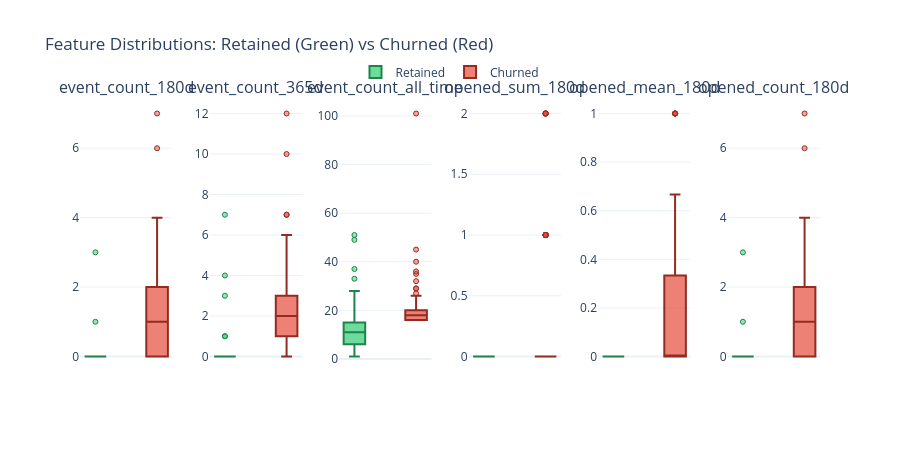

The notebook cell this image was saved under:
### Markdown cell above
### Interpreting Effect Sizes (Cohen's d)

| Effect Size | Interpretation | What It Means for Modeling |
|-------------|----------------|---------------------------|
| \|d\| ≥ 0.8 | Large | Strong discriminator - prioritize this feature |
| \|d\| = 0.5-0.8 | Medium | Useful predictor - include in model |
| \|d\| = 0.2-0.5 | Small | Weak but may help in combination with others |
| \|d\| < 0.2 | Negligible | Limited predictive value alone |

**🎯 Actionable Insights:**
- **Features with large effects** are your best predictors - ensure they're included in your model
- **Direction matters**: "Higher in retained" means customers with high values tend to stay; use this for threshold-based business rules
- **Features with small/negligible effects** may still be useful in combination or as interaction terms

**⚠️ Cautions:**
- Effect size assumes roughly normal distributions - check skewness in notebook 03
- Large effects could be due to confounding variables - validate with domain knowledge
- Correlation ≠ causation: high engagement may not *cause* retention

### Box Plot Visualization

**📈 How to Read the Box Plots Below:**
- **Well-separated boxes** (little/no overlap) → Feature clearly distinguishes retained vs churned
- **Different medians** (center lines at different heights) → Groups have different typical values
- **Many outliers in one group** → May indicate subpopulations worth investigating

### Code cell
if findings.target_column and findings.target_column in df.columns:
    target = findings.target_column

    feature_cols = [
        name for name, col in findings.columns.items()
        if col.inferred_type in [ColumnType.NUMERIC_CONTINUOUS, ColumnType.NUMERIC_DISCRETE]
        and name != target
        and name not in TEMPORAL_METADATA_COLS
    ]

    if feature_cols:
        n_features = min(len(feature_cols), 6)
        plot_cols = feature_cols[:n_features]

        # Collect box-plot columns + target in a single call
        _box_data = df[plot_cols + [target]].to_numpy() if hasattr(df, 'to_spark') else df[plot_cols + [target]].values
        _box_target = _box_data[:, -1]

        fig = make_subplots(
            rows=1, cols=n_features,
            subplot_titles=plot_cols,
            horizontal_spacing=0.05
        )

        for i, col in enumerate(plot_cols):
            col_num = i + 1
            col_vals = _box_data[:, i]

            retained_mask = _box_target == 1
            retained_vals = col_vals[retained_mask]
            retained_data = retained_vals[~np.isnan(retained_vals)]

            churned_mask = _box_target == 0
            churned_vals = col_vals[churned_mask]
            churned_data = churned_vals[~np.isnan(churned_vals)]

            fig.add_trace(
                go.Box(
                    y=retained_data,
                    name='Retained',
                    fillcolor='rgba(46, 204, 113, 0.7)',
                    line=dict(color='#1e8449', width=2),
                    marker=dict(color='rgba(46, 204, 113, 0.5)', size=5,
                                line=dict(color='#1e8449', width=1)),
                    boxpoints='outliers', width=0.35,
                    showlegend=(i == 0), legendgroup='retained', offsetgroup='retained'
                ),
                row=1, col=col_num
            )

            fig.add_trace(
                go.Box(
                    y=churned_data,
                    name='Churned',
                    fillcolor='rgba(231, 76, 60, 0.7)',
                    line=dict(color='#922b21', width=2),
                    marker=dict(color='rgba(231, 76, 60, 0.5)', size=5,
                                line=dict(color='#922b21', width=1)),
                    boxpoints='outliers', width=0.35,
                    showlegend=(i == 0), legendgroup='churned', offsetgroup='churned'
                ),
                row=1, col=col_num
            )

        fig.update_layout(
            height=450,
            title_text="Feature Distributions: Retained (Green) vs Churned (Red)",
            template='plotly_white', showlegend=True,
            legend=dict(orientation="h", yanchor="bottom", y=1.05, xanchor="center", x=0.5),
            boxmode='group', boxgap=0.3, boxgroupgap=0.1
        )
        fig.update_xaxes(showticklabels=False)
        display_figure(fig)

        # Reuse bulk class_stats for mean comparison (no extra Spark jobs)
        print("\n📊 MEAN COMPARISON BY RETENTION STATUS:")
        print("-" * 70)
        for col in plot_cols:
            if _effect_sizes_result and col in _effect_sizes_result.class_stats:
                stats = _effect_sizes_result.class_stats[col]
                retained_mean = stats["mean_1"]
                churned_mean = stats["mean_0"]
            else:
                retained_mean = float(df[df[target] == 1][col].mean())
                churned_mean = float(df[df[target] == 0][col].mean())
            diff_pct = ((retained_mean - churned_mean) / churned_mean * 100) if churned_mean != 0 else 0
            print(f"  {col}:")
            print(f"     Retained: {retained_mean:.2f}  |  Churned: {churned_mean:.2f}  |  Diff: {diff_pct:+.1f}%")

### Figure 1 — Plotly figure (JSON) as saved in the notebook; plotly's stock layout.template omitted (floating-point values rounded to 4 significant figures)
{"data": [{"boxpoints": "outliers", "fillcolor": "rgba(46, 204, 113, 0.7)", "legendgroup": "retained", "line": {"color": "#1e8449", "width": 2}, "marker": {"color": "rgba(46, 204, 113, 0.5)", "line": {"color": "#1e8449", "width": 1}, "size": 5}, "name": "Retained", "offsetgroup": "retained", "showlegend": true, "type": "box", "width": 0.35, "xaxis": "x", "y": [0.0, 0.0, 0.0, 0.0, 0.0, 0.0, 0.0, 0.0, 0.0, 0.0, 0.0, 0.0, 0.0, 0.0, 0.0, 0.0, 0.0, 0.0, 0.0, 0.0, 0.0, 0.0, 0.0, 0.0, 0.0, 0.0, 0.0, 0.0, 0.0, 0.0, 3.0, 0.0, 0.0, 0.0, 0.0, 0.0, 0.0, 0.0, 0.0, 0.0, 0.0, 0.0, 0.0, 0.0, 0.0, 0.0, 1.0, 0.0, 0.0, 0.0, 0.0, 0.0, 0.0, 0.0, 0.0, 0.0, 0.0, 0.0, 0.0, 0.0, 0.0, 0.0, 0.0, 0.0, 0.0, 0.0, 0.0, 0.0, 0.0, 0.0, 0.0, 0.0, 0.0, 0.0, 0.0, 0.0, 0.0, 0.0, 0.0, 0.0, 0.0, 0.0, 0.0, 0.0, 0.0, 0.0, 0.0, 0.0, 0.0, 0.0, 0.0, 0.0, 0.0, 0.0], "yaxis": "y"}, {"boxpoints": "outliers", "fillcolor": "rgba(231, 76, 60, 0.7)", "legendgroup": "churned", "line": {"color": "#922b21", "width": 2}, "marker": {"color": "rgba(231, 76, 60, 0.5)", "line": {"color": "#922b21", "width": 1}, "size": 5}, "name": "Churned", "offsetgroup": "churned", "showlegend": true, "type": "box", "width": 0.35, "xaxis": "x", "y": [1.0, 0.0, 2.0, 2.0, 3.0, 1.0, 0.0, 2.0, 2.0, 1.0, 0.0, 0.0, 2.0, 0.0, 1.0, 1.0, 0.0, 1.0, 1.0, 1.0, 0.0, 0.0, 4.0, 7.0, 2.0, 0.0, 0.0, 1.0, 1.0, 3.0, 0.0, 1.0, 2.0, 0.0, 3.0, 0.0, 2.0, 0.0, 4.0, 0.0, 2.0, 1.0, 1.0, 6.0, 0.0, 1.0, 0.0, 2.0, 0.0, 0.0, 2.0, 1.0, 2.0, 3.0, 3.0, 0.0, 1.0, 0.0, 1.0, 2.0, 4.0, 0.0, 2.0, 0.0, 0.0, 0.0, 1.0, 1.0, 1.0, 2.0, 0.0, 1.0, 2.0, 1.0, 1.0, 1.0, 0.0, 1.0, 0.0, 0.0, 1.0, 1.0, 2.0, 0.0, 0.0, 1.0, 0.0, 0.0, 2.0, 3.0, 3.0, 0.0, 4.0, 2.0, 2.0, 0.0, 2.0, 2.0, 2.0, 1.0, 3.0, 1.0, 0.0, 0.0, 1.0, 2.0], "yaxis": "y"}, {"boxpoints": "outliers", "fillcolor": "rgba(46, 204, 113, 0.7)", "legendgroup": "retained", "line": {"color": "#1e8449", "width": 2}, "marker": {"color": "rgba(46, 204, 113, 0.5)", "line": {"color": "#1e8449", "width": 1}, "size": 5}, "name": "Retained", "offsetgroup": "retained", "showlegend": false, "type": "box", "width": 0.35, "xaxis": "x2", "y": [0.0, 0.0, 0.0, 0.0, 0.0, 1.0, 0.0, 0.0, 0.0, 0.0, 1.0, 0.0, 0.0, 0.0, 0.0, 0.0, 0.0, 0.0, 3.0, 0.0, 0.0, 0.0, 0.0, 0.0, 0.0, 0.0, 0.0, 0.0, 0.0, 0.0, 7.0, 0.0, 0.0, 0.0, 0.0, 0.0, 0.0, 0.0, 0.0, 0.0, 0.0, 0.0, 0.0, 0.0, 0.0, 0.0, 4.0, 0.0, 0.0, 0.0, 0.0, 0.0, 0.0, 0.0, 0.0, 0.0, 0.0, 0.0, 0.0, 0.0, 0.0, 0.0, 0.0, 0.0, 0.0, 0.0, 0.0, 0.0, 0.0, 0.0, 0.0, 0.0, 0.0, 0.0, 0.0, 0.0, 0.0, 0.0, 0.0, 0.0, 0.0, 0.0, 0.0, 0.0, 0.0, 0.0, 0.0, 0.0, 0.0, 0.0, 0.0, 0.0, 0.0, 0.0], "yaxis": "y2"}, {"boxpoints": "outliers", "fillcolor": "rgba(231, 76, 60, 0.7)", "legendgroup": "churned", "line": {"color": "#922b21", "width": 2}, "marker": {"color": "rgba(231, 76, 60, 0.5)", "line": {"color": "#922b21", "width": 1}, "size": 5}, "name": "Churned", "offsetgroup": "churned", "showlegend": false, "type": "box", "width": 0.35, "xaxis": "x2", "y": [4.0, 0.0, 2.0, 3.0, 3.0, 2.0, 1.0, 3.0, 3.0, 2.0, 0.0, 1.0, 2.0, 0.0, 3.0, 1.0, 1.0, 1.0, 2.0, 1.0, 0.0, 2.0, 5.0, 12.0, 5.0, 1.0, 1.0, 1.0, 2.0, 3.0, 1.0, 1.0, 6.0, 2.0, 4.0, 2.0, 2.0, 1.0, 6.0, 0.0, 2.0, 1.0, 1.0, 10.0, 2.0, 2.0, 0.0, 2.0, 2.0, 1.0, 2.0, 2.0, 4.0, 7.0, 3.0, 1.0, 2.0, 2.0, 2.0, 4.0, 5.0, 0.0, 4.0, 1.0, 0.0, 1.0, 7.0, 2.0, 2.0, 3.0, 1.0, 2.0, 3.0, 1.0, 2.0, 1.0, 0.0, 1.0, 3.0, 2.0, 1.0, 2.0, 3.0, 2.0, 1.0, 2.0, 4.0, 2.0, 3.0, 3.0, 5.0, 4.0, 6.0, 4.0, 3.0, 1.0, 3.0, 4.0, 4.0, 4.0, 4.0, 2.0, 1.0, 3.0, 3.0, 3.0], "yaxis": "y2"}, {"boxpoints": "outliers", "fillcolor": "rgba(46, 204, 113, 0.7)", "legendgroup": "retained", "line": {"color": "#1e8449", "width": 2}, "marker": {"color": "rgba(46, 204, 113, 0.5)", "line": {"color": "#1e8449", "width": 1}, "size": 5}, "name": "Retained", "offsetgroup": "retained", "showlegend": false, "type": "box", "width": 0.35, "xaxis": "x3", "y": [4.0, 28.0, 27.0, 33.0, 12.0, 22.0, 14.0, 21.0, 11.0, 49.0, 15.0, 11.0, 12.0, 5.0, 10.0, 12.0, 28.0, 13.0, 51.0, 7.0, 16.0, 9.0, 3.0, 5.0, 13.0, 4.0, 11.0, 5.0, 3.0, 15.0, 19.0, 9.0, 13.0, 13.0, 11.0, 12.0, 5.0, 3.0, 9.0, 18.0, 10.0, 24.0, 10.0, 6.0, 25.0, 17.0, 24.0, 13.0, 26.0, 16.0, 6.0, 8.0, 4.0, 12.0, 4.0, 4.0, 37.0, 9.0, 17.0, 15.0, 13.0, 6.0, 9.0, 4.0, 5.0, 14.0, 21.0, 7.0, 14.0, 13.0, 28.0, 5.0, 7.0, 11.0, 10.0, 9.0, 5.0, 1.0, 13.0, 5.0, 6.0, 14.0, 10.0, 7.0, 12.0, 2.0, 2.0, 12.0, 4.0, 12.0, 5.0, 6.0, 4.0, 8.0], "yaxis": "y3"}, {"boxpoints": "outliers", "fillcolor": "rgba(231, 76, 60, 0.7)", "legendgroup": "churned", "line": {"color": "#922b21", "width": 2}, "marker": {"color": "rgba(231, 76, 60, 0.5)", "line": {"color": "#922b21", "width": 1}, "size": 5}, "name": "Churned", "offsetgroup": "churned", "showlegend": false, "type": "box", "width": 0.35, "xaxis": "x3", "y": [40.0, 16.0, 23.0, 17.0, 24.0, 22.0, 29.0, 17.0, 25.0, 16.0, 18.0, 18.0, 16.0, 17.0, 20.0, 20.0, 16.0, 23.0, 20.0, 18.0, 24.0, 17.0, 16.0, 45.0, 26.0, 18.0, 21.0, 16.0, 24.0, 17.0, 18.0, 16.0, 32.0, 20.0, 20.0, 17.0, 16.0, 21.0, 35.0, 18.0, 19.0, 16.0, 36.0, 101.0, 20.0, 16.0, 16.0, 19.0, 16.0, 16.0, 19.0, 17.0, 29.0, 23.0, 19.0, 19.0, 16.0, 17.0, 20.0, 17.0, 16.0, 18.0, 20.0, 16.0, 16.0, 17.0, 27.0, 18.0, 16.0, 18.0, 21.0, 16.0, 17.0, 25.0, 19.0, 17.0, 21.0, 20.0, 20.0, 19.0, 16.0, 18.0, 16.0, 18.0, 17.0, 16.0, 17.0, 16.0, 16.0, 22.0, 19.0, 18.0, 16.0, 23.0, 16.0, 16.0, 17.0, 19.0, 16.0, 17.0, 16.0, 18.0, 16.0, 18.0, 17.0, 17.0], "yaxis": "y3"}, {"boxpoints": "outliers", "fillcolor": "rgba(46, 204, 113, 0.7)", "legendgroup": "retained", "line": {"color": "#1e8449", "width": 2}, "marker": {"color": "rgba(46, 204, 113, 0.5)", "line": {"color": "#1e8449", "width": 1}, "size": 5}, "name": "Retained", "offsetgroup": "retained", "showlegend": false, "type": "box", "width": 0.35, "xaxis": "x4", "y": [0.0, 0.0, 0.0, 0.0, 0.0, 0.0, 0.0, 0.0, 0.0, 0.0, 0.0, 0.0, 0.0, 0.0, 0.0, 0.0, 0.0, 0.0, 0.0, 0.0, 0.0, 0.0, 0.0, 0.0, 0.0, 0.0, 0.0, 0.0, 0.0, 0.0, 0.0, 0.0, 0.0, 0.0, 0.0, 0.0, 0.0, 0.0, 0.0, 0.0, 0.0, 0.0, 0.0, 0.0, 0.0, 0.0, 0.0, 0.0, 0.0, 0.0, 0.0, 0.0, 0.0, 0.0, 0.0, 0.0, 0.0, 0.0, 0.0, 0.0, 0.0, 0.0, 0.0, 0.0, 0.0, 0.0, 0.0, 0.0, 0.0, 0.0, 0.0, 0.0, 0.0, 0.0, 0.0, 0.0, 0.0, 0.0, 0.0, 0.0, 0.0, 0.0, 0.0, 0.0, 0.0, 0.0, 0.0, 0.0, 0.0, 0.0, 0.0, 0.0, 0.0, 0.0], "yaxis": "y4"}, {"boxpoints": "outliers", "fillcolor": "rgba(231, 76, 60, 0.7)", "legendgroup": "churned", "line": {"color": "#922b21", "width": 2}, "marker": {"color": "rgba(231, 76, 60, 0.5)", "line": {"color": "#922b21", "width": 1}, "size": 5}, "name": "Churned", "offsetgroup": "churned", "showlegend": false, "type": "box", "width": 0.35, "xaxis": "x4", "y": [1.0, 0.0, 0.0, 0.0, 1.0, 0.0, 0.0, 0.0, 2.0, 0.0, 0.0, 0.0, 1.0, 0.0, 0.0, 0.0, 0.0, 0.0, 0.0, 0.0, 0.0, 0.0, 1.0, 2.0, 1.0, 0.0, 0.0, 0.0, 0.0, 0.0, 0.0, 0.0, 0.0, 0.0, 2.0, 0.0, 1.0, 0.0, 1.0, 0.0, 1.0, 0.0, 0.0, 0.0, 0.0, 1.0, 0.0, 1.0, 0.0, 0.0, 0.0, 1.0, 0.0, 0.0, 1.0, 0.0, 0.0, 0.0, 0.0, 1.0, 1.0, 0.0, 2.0, 0.0, 0.0, 0.0, 0.0, 0.0, 0.0, 0.0, 0.0, 0.0, 0.0, 0.0, 0.0, 0.0, 0.0, 0.0, 0.0, 0.0, 0.0, 0.0, 0.0, 0.0, 0.0, 0.0, 0.0, 0.0, 2.0, 0.0, 1.0, 0.0, 2.0, 0.0, 0.0, 0.0, 0.0, 0.0, 1.0, 0.0, 0.0, 0.0, 0.0, 0.0, 0.0, 0.0], "yaxis": "y4"}, {"boxpoints": "outliers", "fillcolor": "rgba(46, 204, 113, 0.7)", "legendgroup": "retained", "line": {"color": "#1e8449", "width": 2}, "marker": {"color": "rgba(46, 204, 113, 0.5)", "line": {"color": "#1e8449", "width": 1}, "size": 5}, "name": "Retained", "offsetgroup": "retained", "showlegend": false, "type": "box", "width": 0.35, "xaxis": "x5", "y": [0.0, 0.0], "yaxis": "y5"}, {"boxpoints": "outliers", "fillcolor": "rgba(231, 76, 60, 0.7)", "legendgroup": "churned", "line": {"color": "#922b21", "width": 2}, "marker": {"color": "rgba(231, 76, 60, 0.5)", "line": {"color": "#922b21", "width": 1}, "size": 5}, "name": "Churned", "offsetgroup": "churned", "showlegend": false, "type": "box", "width": 0.35, "xaxis": "x5", "y": [1.0, 0.0, 0.0, 0.3333, 0.0, 0.0, 1.0, 0.0, 0.5, 0.0, 0.0, 0.0, 0.0, 0.0, 0.25, 0.2857, 0.5, 0.0, 0.0, 0.0, 0.0, 0.0, 0.6667, 0.5, 0.25, 0.5, 0.0, 0.0, 0.0, 1.0, 0.5, 0.0, 1.0, 0.0, 0.0, 0.3333, 0.0, 0.0, 0.5, 0.25, 1.0, 0.0, 0.0, 0.0, 0.0, 0.0, 0.0, 0.0, 0.0, 0.0, 0.0, 0.0, 0.0, 0.0, 0.0, 1.0, 0.0, 0.3333, 0.5, 0.0, 0.0, 0.0, 0.0, 0.5, 0.0, 0.0, 0.0, 0.0, 0.0], "yaxis": "y5"}, {"boxpoints": "outliers", "fillcolor": "rgba(46, 204, 113, 0.7)", "legendgroup": "retained", "line": {"color": "#1e8449", "width": 2}, "marker": {"color": "rgba(46, 204, 113, 0.5)", "line": {"color": "#1e8449", "width": 1}, "size": 5}, "name": "Retained", "offsetgroup": "retained", "showlegend": false, "type": "box", "width": 0.35, "xaxis": "x6", "y": [0.0, 0.0, 0.0, 0.0, 0.0, 0.0, 0.0, 0.0, 0.0, 0.0, 0.0, 0.0, 0.0, 0.0, 0.0, 0.0, 0.0, 0.0, 0.0, 0.0, 0.0, 0.0, 0.0, 0.0, 0.0, 0.0, 0.0, 0.0, 0.0, 0.0, 3.0, 0.0, 0.0, 0.0, 0.0, 0.0, 0.0, 0.0, 0.0, 0.0, 0.0, 0.0, 0.0, 0.0, 0.0, 0.0, 1.0, 0.0, 0.0, 0.0, 0.0, 0.0, 0.0, 0.0, 0.0, 0.0, 0.0, 0.0, 0.0, 0.0, 0.0, 0.0, 0.0, 0.0, 0.0, 0.0, 0.0, 0.0, 0.0, 0.0, 0.0, 0.0, 0.0, 0.0, 0.0, 0.0, 0.0, 0.0, 0.0, 0.0, 0.0, 0.0, 0.0, 0.0, 0.0, 0.0, 0.0, 0.0, 0.0, 0.0, 0.0, 0.0, 0.0, 0.0], "yaxis": "y6"}, {"boxpoints": "outliers", "fillcolor": "rgba(231, 76, 60, 0.7)", "legendgroup": "churned", "line": {"color": "#922b21", "width": 2}, "marker": {"color": "rgba(231, 76, 60, 0.5)", "line": {"color": "#922b21", "width": 1}, "size": 5}, "name": "Churned", "offsetgroup": "churned", "showlegend": false, "type": "box", "width": 0.35, "xaxis": "x6", "y": [1.0, 0.0, 2.0, 2.0, 3.0, 1.0, 0.0, 2.0, 2.0, 1.0, 0.0, 0.0, 2.0, 0.0, 1.0, 1.0, 0.0, 1.0, 1.0, 1.0, 0.0, 0.0, 4.0, 7.0, 2.0, 0.0, 0.0, 1.0, 1.0, 3.0, 0.0, 1.0, 2.0, 0.0, 3.0, 0.0, 2.0, 0.0, 4.0, 0.0, 2.0, 1.0, 1.0, 6.0, 0.0, 1.0, 0.0, 2.0, 0.0, 0.0, 2.0, 1.0, 2.0, 3.0, 3.0, 0.0, 1.0, 0.0, 1.0, 2.0, 4.0, 0.0, 2.0, 0.0, 0.0, 0.0, 1.0, 1.0, 1.0, 2.0, 0.0, 1.0, 2.0, 1.0, 1.0, 1.0, 0.0, 1.0, 0.0, 0.0, 1.0, 1.0, 2.0, 0.0, 0.0, 1.0, 0.0, 0.0, 2.0, 3.0, 3.0, 0.0, 4.0, 2.0, 2.0, 0.0, 2.0, 2.0, 2.0, 1.0, 3.0, 1.0, 0.0, 0.0, 1.0, 2.0], "yaxis": "y6"}], "layout": {"annotations": [{"font": {"size": 16}, "showarrow": false, "text": "event_count_180d", "x": 0.0625, "xanchor": "center", "xref": "paper", "y": 1.0, "yanchor": "bottom", "yref": "paper"}, {"font": {"size": 16}, "showarrow": false, "text": "event_count_365d", "x": 0.2375, "xanchor": "center", "xref": "paper", "y": 1.0, "yanchor": "bottom", "yref": "paper"}, {"font": {"size": 16}, "showarrow": false, "text": "event_count_all_time", "x": 0.4125, "xanchor": "center", "xref": "paper", "y": 1.0, "yanchor": "bottom", "yref": "paper"}, {"font": {"size": 16}, "showarrow": false, "text": "opened_sum_180d", "x": 0.5875, "xanchor": "center", "xref": "paper", "y": 1.0, "yanchor": "bottom", "yref": "paper"}, {"font": {"size": 16}, "showarrow": false, "text": "opened_mean_180d", "x": 0.7625, "xanchor": "center", "xref": "paper", "y": 1.0, "yanchor": "bottom", "yref": "paper"}, {"font": {"size": 16}, "showarrow": false, "text": "opened_count_180d", "x": 0.9375, "xanchor": "center", "xref": "paper", "y": 1.0, "yanchor": "bottom", "yref": "paper"}], "boxgap": 0.3, "boxgroupgap": 0.1, "boxmode": "group", "height": 450, "legend": {"orientation": "h", "x": 0.5, "xanchor": "center", "y": 1.05, "yanchor": "bottom"}, "showlegend": true, "title": {"text": "Feature Distributions: Retained (Green) vs Churned (Red)"}, "xaxis": {"anchor": "y", "domain": [0.0, 0.125], "showticklabels": false}, "xaxis2": {"anchor": "y2", "domain": [0.175, 0.3], "showticklabels": false}, "xaxis3": {"anchor": "y3", "domain": [0.35, 0.475], "showticklabels": false}, "xaxis4": {"anchor": "y4", "domain": [0.525, 0.65], "showticklabels": false}, "xaxis5": {"anchor": "y5", "domain": [0.7, 0.825], "showticklabels": false}, "xaxis6": {"anchor": "y6", "domain": [0.875, 1.0], "showticklabels": false}, "yaxis": {"anchor": "x", "domain": [0.0, 1.0]}, "yaxis2": {"anchor": "x2", "domain": [0.0, 1.0]}, "yaxis3": {"anchor": "x3", "domain": [0.0, 1.0]}, "yaxis4": {"anchor": "x4", "domain": [0.0, 1.0]}, "yaxis5": {"anchor": "x5", "domain": [0.0, 1.0]}, "yaxis6": {"anchor": "x6", "domain": [0.0, 1.0]}}}
